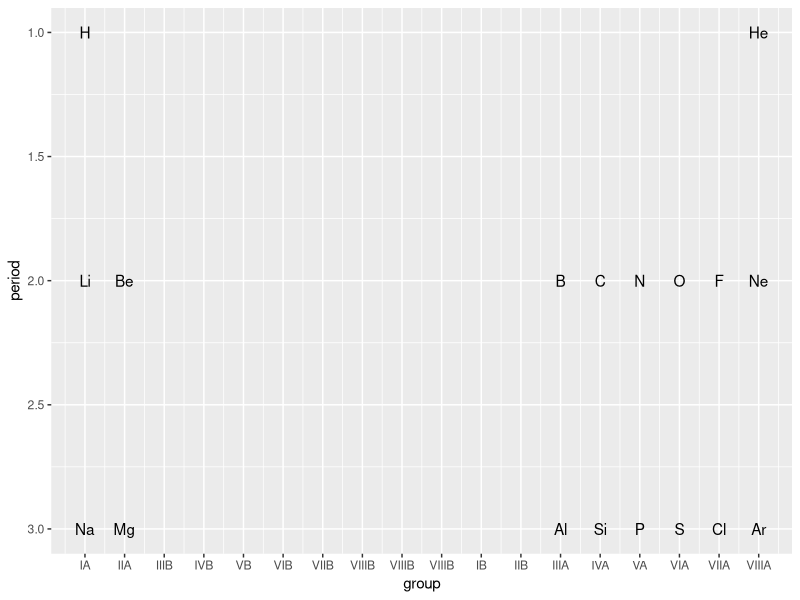

This figure's R source: (Note: this script raises an error after producing the figure.)

    pse <- data.frame (Z = 1 : 18,
                       symbol = c (
                         "H", "He",
                         "Li", "Be", "B", "C", "N", "O", "F", "Ne",
                         "Na", "Mg", "Al", "Si", "P", "S", "Cl", "Ar"),
                       configuration = factor (
                         c ("s^1", "s^2",
                            "s^1", "s^2", "p^1", "p^2", "p^3", "p^4", "p^5", "p^6",
                            "s^1", "s^2", "p^1", "p^2", "p^3", "p^4", "p^5", "p^6"
                            ),
                         c (paste ("s", 1 : 2, sep = "^"),
                            "d^1",
                            paste ("f", 1 : 14, sep = "^"),
                            paste ("d", 2 : 10, sep = "^"),
                            paste ("p", 1 : 6, sep = "^")
                            )),
                       group = c (1, 18, 1 : 2, 13 : 18, 1 : 2, 13 : 18),
                       period = c (rep (1, 2), rep (2, 8), rep (3, 8))
                       )
    
    grp <- c ("IA", "IIA",
              "IIIB", "IVB", "VB", "VIB", "VIIB", "VIIIB", "VIIIB", "VIIIB", "IB", "IIB",
              "IIIA", "IVA", "VA", "VIA", "VIIA", "VIIIA")
    
    library (ggplot2)
    ggplot (pse, aes (x = group, y = period)) +
      geom_text (aes (label = symbol)) +
      ylim (rev (range (pse$period))) +
      scale_x_continuous (breaks = 1 : 18, labels = grp)
    
    ggplot (pse, aes (x = configuration, y = period)) +
      geom_text (aes (label = symbol)) +
      ylim (rev (range (pse$period))) +
      scale_x_discrete (formatter = function (x) parse (text = x))
    
    
